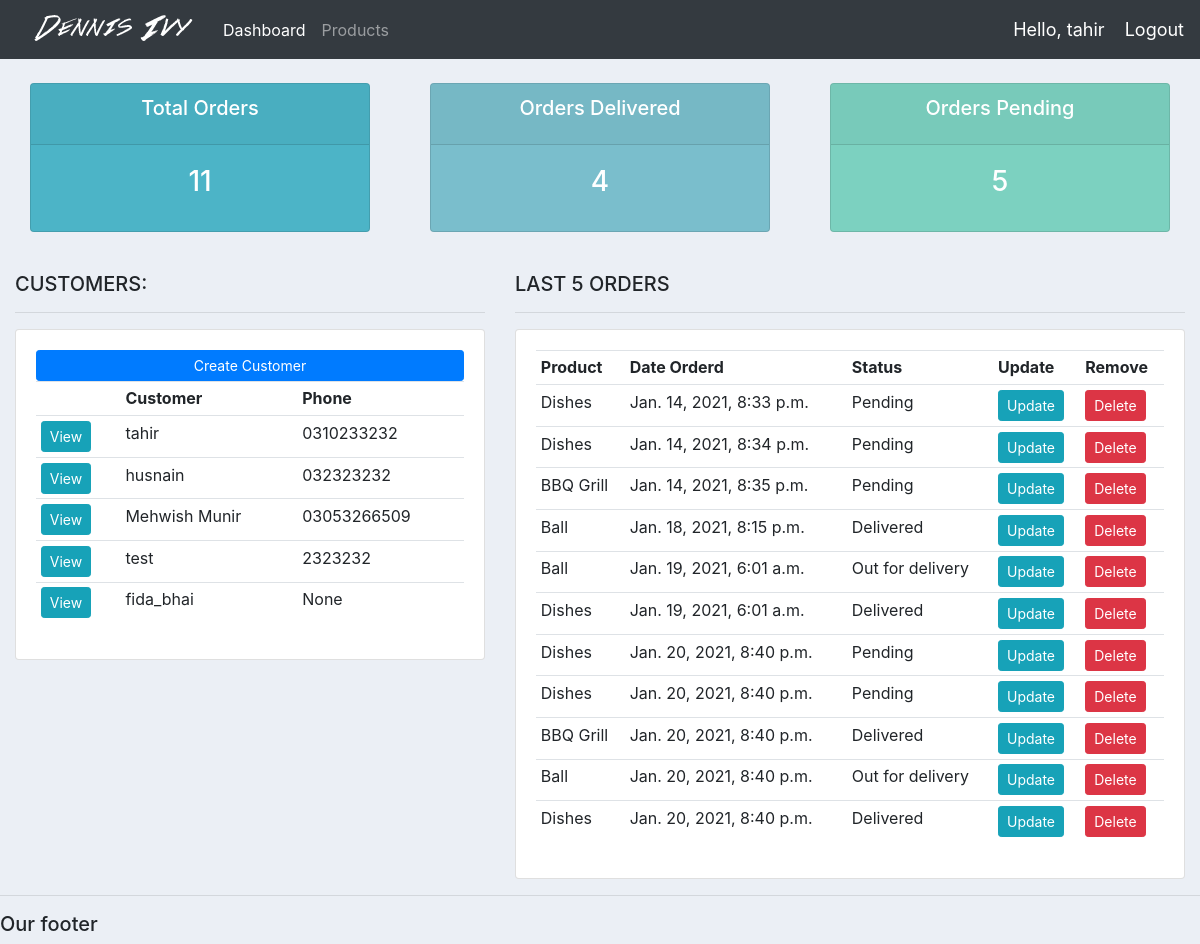
The app's page / (signed in) with its own data.
### accounts/models.py (models this page shows, shortened)
class Customer(models.Model):
	user = models.OneToOneField(User, null=True,blank=True, on_delete=models.CASCADE)
	name = models.CharField(max_length=200, null=True)
	phone = models.CharField(max_length=200, null=True)
	email = models.CharField(max_length=200, null=True)
	profile_pic = models.ImageField(null=True,default="profile1.png", blank=True)
	date_created = models.DateTimeField(auto_now_add=True, null=True)
	def __str__(self):
		return self.name

class Order(models.Model):
	STATUS = (
			('Pending', 'Pending'),
			('Out for delivery', 'Out for delivery'),
			('Delivered', 'Delivered'),
			)
	customer = models.ForeignKey(Customer, null=True, on_delete= models.SET_NULL)
	product = models.ForeignKey(Product, null=True, on_delete= models.SET_NULL)
	date_created = models.DateTimeField(auto_now_add=True, null=True)
	status = models.CharField(max_length=200, null=True, choices=STATUS)
	note = models.CharField(max_length=200, null=True)

class Product(models.Model):
	CATEGORY = (
			('Indoor', 'Indoor'),
			('Out Door', 'Out Door'),
			)
	name = models.CharField(max_length=200, null=True)
	price = models.FloatField(null=True)
	category = models.CharField(max_length=200, null=True, choices=CATEGORY)
	description = models.CharField(max_length=200, null=True, blank=True)
	date_created = models.DateTimeField(auto_now_add=True, null=True)
	tags = models.ManyToManyField(Tag)
	def __str__(self):
		return self.name

### accounts/decorators.py (the view)
    def wrapper_function(request, *args, **kwargs):
        group = None
        if request.user.groups.exists():
            group = request.user.groups.all()[0].name
        if group == 'customer':
            return redirect('user-page')
        if group == 'admin':
            return view_func(request, *args, **kwargs)

### accounts/views.py (called while the page is built)
@login_required(login_url='login')
@admin_only
def home(request):
    orders = Order.objects.all()
    customers = Customer.objects.all()
    total_customers = customers.count()
    total_orders = orders.count()
    delivered = orders.filter(status='Delivered').count()
    pending = orders.filter(status='Pending').count()
    context = {'orders':orders, 'customers':customers , 'total_customers':total_customers
    , 'total_orders':total_orders, 'delivered':delivered, 'pending':pending}
    return render(request, 'accounts/dashboard.html', context)

### accounts/templates/accounts/dashboard.html
{%  extends 'accounts/main.html' %}
{% block content %}
{%  include 'accounts/status.html' %}
<br>
<div class="row">
	<div class="col-md-5">
		<h5>CUSTOMERS:</h5>
		<hr>
		<div class="card card-body">
			<a class="btn btn-primary  btn-sm btn-block" href="" >Create Customer</a>
			<table class="table table-sm">
				<tr>
					<td></td>
					<th>Customer</th>
					<th>Phone</th>
				</tr>
				{% for customer in customers %}
				<tr>
					<td><a class="btn btn-sm btn-info" href="{% url 'customer' customer.id %}" >View</a></td>
					<td>{{customer.name}}</td>
					<td>{{customer.phone}}</td>
				</tr>
				{% endfor %}
			</table>
		</div>
	</div>
	<div class="col-md-7">
		<h5>LAST 5 ORDERS</h5>
		<hr>
		<div class="card card-body">
			<table class="table table-sm">
				<tr>
					<th>Product</th>
					<th>Date Orderd</th>
					<th>Status</th>
					<th>Update</th>
					<th>Remove</th>
				</tr>
				{% for order in orders %}
				<tr>
					<td>{{order.product}}</td>
					<td>{{order.date_created}}</td>
					<td>{{order.status}}</td>
					<td><a class="btn btn-sm btn-info" href="{% url 'update_order' order.id %}" >Update</a></td>
					<td><a class="btn btn-sm btn-danger" href="{% url 'delete_order' order.id %}" >Delete</a></td>
				</tr>
				{% endfor %}
			</table>
		</div>
	</div>
</div>
{% endblock %}

### accounts/templates/accounts/main.html (shortened to what this page needs)
{% load static %}
<!DOCTYPE html>
<html>
<head>
	<link rel="stylesheet" href="https://stackpath.bootstrapcdn.com/bootstrap/4.3.1/css/bootstrap.min.css">
	<link rel="stylesheet" type="text/css" href="{% static '/css/main.css' %}">
</head>
<body>
	{%  include 'accounts/navbar.html' %}
	<div class="container-fluid">
	{% block content %}
	{% endblock %}
    </div>
	<hr>
	<h5>Our footer</h5>
</body>
</html>

### accounts/templates/accounts/navbar.html (shortened to what this page needs)
{% load static %}
<nav class="navbar navbar-expand-lg navbar-dark bg-dark">
  <img src="{% static 'images/logo.png' %}" />
  <div class="collapse navbar-collapse" id="navbarNav">
    <ul class="navbar-nav">
      {% if request.user.is_staff %}
      <li class="nav-item active">
        <a class="nav-link" href="{% url 'home' %}">Dashboard</a>
      </li>
      <li class="nav-item">
        <a class="nav-link" href="{% url 'products' %}">Products</a>
      </li>
      {% else %}
      <li class="nav-item">
        <a class="nav-link" href="{% url 'account' %}">Settings</a>
      </li>
      {% endif %}
    </ul>
  </div>
  <span class="hello-msg">Hello, {{ request.user.customer }}</span>
  <span ><a class="hello-msg" href="{% url 'logout' %}">Logout</a></span>
</nav>

### accounts/templates/accounts/status.html
<br>
<div class="row">
	<div class="col">
		<div class="col-md">
			<div class="card text-center text-white  mb-3" id="total-orders">
			  	<div class="card-header">
			  		<h5 class="card-title">Total Orders</h5>
			  	</div>
			  	<div class="card-body">
			    	<h3 class="card-title">{{total_orders}}</h3>
			  	</div>
			</div>
		</div>
	</div>
	<div class="col">
		<div class="col-md">
			<div class="card text-center text-white  mb-3" id="orders-delivered">
			  	<div class="card-header">
			  		<h5 class="card-title">Orders Delivered</h5>
			  	</div>
			  	<div class="card-body">
			    	<h3 class="card-title">{{delivered}}</h3>
			  	</div>
			</div>
		</div>
	</div>
	<div class="col">
		<div class="col-md">
			<div class="card text-center text-white  mb-3" id="orders-pending">
			  	<div class="card-header">
			  		<h5 class="card-title">Orders Pending</h5>
			  	</div>
			  	<div class="card-body">
			    	<h3 class="card-title">{{pending}}</h3>
			  	</div>
			</div>
		</div>
	</div>
</div>

### static/css/main.css (style rules this page uses)
body { background-color: #ebeff5; }
#total-orders { background-color: #4cb4c7; }
#orders-delivered { background-color: #7abecc; }
#orders-pending { background-color: #7CD1C0; }

### accounts/templates/accounts/navbar.html (style rules this page uses)
.hello-msg { font-size: 18px; color: white; margin-left: 20px; }

### records on screen
Customer: name "tahir", phone "0310233232"
Customer: name "husnain", phone "032323232"
Customer: name "Mehwish Munir", phone "03053266509"
Customer: name "test", phone "2323232"
Customer: name "fida_bhai", phone "None"
Order: product "Dishes", date_created "Jan. 14, 2021, 8:33 p.m.", status "Pending"
Order: product "Dishes", date_created "Jan. 14, 2021, 8:34 p.m.", status "Pending"
Order: product "BBQ Grill", date_created "Jan. 14, 2021, 8:35 p.m.", status "Pending"
Order: product "Ball", date_created "Jan. 18, 2021, 8:15 p.m.", status "Delivered"
Order: product "Ball", date_created "Jan. 19, 2021, 6:01 a.m.", status "Out for delivery"
Order: product "Dishes", date_created "Jan. 19, 2021, 6:01 a.m.", status "Delivered"
Order: product "Dishes", date_created "Jan. 20, 2021, 8:40 p.m.", status "Pending"
Order: product "Dishes", date_created "Jan. 20, 2021, 8:40 p.m.", status "Pending"
Order: product "BBQ Grill", date_created "Jan. 20, 2021, 8:40 p.m.", status "Delivered"
Order: product "Ball", date_created "Jan. 20, 2021, 8:40 p.m.", status "Out for delivery"
Order: product "Dishes", date_created "Jan. 20, 2021, 8:40 p.m.", status "Delivered"

### other values on screen
{{ request.user.customer }} "tahir"
{{ total_orders }} "11"
{{ delivered }} "4"
{{ pending }} "5"
